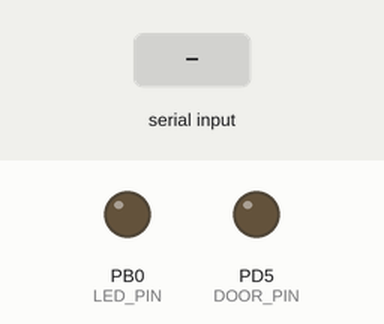
The program below on a simulated ATtiny2313, built with avr-gcc and emulated at 8 MHz. On the bench: output pins drawn as LEDs (lit = HIGH). The test bench sets the inputs (shaded band). Pins used as bus, display or sensor lines are not drawn; what the program prints to the serial monitor is not drawn.

Above: at 0.01 s.
At 1.2 s:
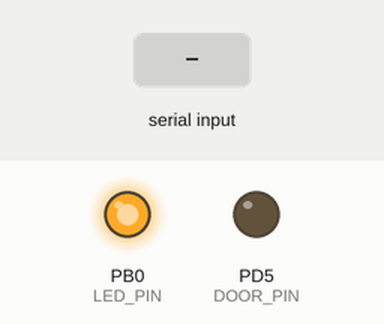
1.3 s: "r" received over Serial
3.0 s: byte 0 (0) received over Serial
4.6 s: "w" received over Serial
Timing chart, 0 to 7.6 s (numbered marks = the images above; inputs shaded):
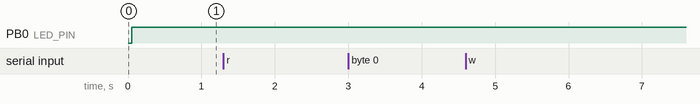

The program:

main.c
```c
#include "main.h"
#include "RFID.h"
#include "spi.h"
#include "uart.h"
#include <string.h>


//Maximum length of the array
#define MAX_TAG_COUNT	(32)

#define DoorUnlock()	do{ PORTD |= (1 << DOOR_PIN); }while(0)
#define DoorLock()		do{ PORTD &= ~(1 << DOOR_PIN); }while(0)
#define LED_on()		do{ PORTB |= (1 << LED_PIN); }while(0)
#define LED_off()		do{ PORTB &= ~(1 << LED_PIN); }while(0)
#define LED_tgl()		do{ PORTB ^= (1 << LED_PIN); }while(0)

typedef enum{
	start,
	waitMasterId,
	program,
	normal
}state_t;

uint32_t EEMEM savedIds[MAX_TAG_COUNT];
uint32_t masterId;

void setup() {
	// Configure port directions.
	// Set the chipSelectPin as digital output, do not select the slave yet
	// Set the resetPowerDownPin as digital output, do not reset or power down.
	DIR_REG = (1<<USI_DATAOUT_PIN) | (1<<USI_CLOCK_PIN) | (1 << MFRC_CS) | (1 << MFRC_RESET);

	OUT_REG = (1<<USI_DATAIN_PIN)  // Pull-ups.
				| (1 << MFRC_CS);	// Slave release for now

	DDRB |= (1 << LED_PIN);
	// Configure USI to 3-wire master mode with overflow interrupt.

	USICR = (1<<USIOIE) | (1<<USIWM0) | (1<<USICS1) | (USICS0) | (1<<USICLK);

	/* Uart init */
	DDRD |= (1 << PD1) | (1 << DOOR_PIN);
	UBRRL = (unsigned char)BAUD_PRESCALE;
	UBRRH = (BAUD_PRESCALE >> 8);
	UCSRB = (1<<TXEN) | (1<<RXEN) | (1 << RXCIE);

	RFID_Init();

	sei();

	masterId = eeprom_read_dword(&savedIds[0]);

	LED_on();
	DoorLock();
	wrIdx = 0;
	rdIdx = 0;

	_delay_ms(100);
}

/* Delays with the LED blinking.
 * Duration is in units of 100ms
 */
void LED_delay(uint8_t duration)
{
	uint8_t i;

	for(i = 0; i<duration; i++){
		LED_tgl();
		_delay_ms(100);
	}
}


/* Reads an RFID tag if present
 * returns 0 if none is present, 32-bit ID if one is read
 */
uint32_t readTagId( void )
{
	uint8_t calcChecksum;
	uint8_t status;
	uint8_t str[RFID_MSG_MAX_LEN];


	str[0] = 0;
	str[1] = 0x44;
	//Find tags, return tag type
	status = RFID_Request(str);
	//Anti-collision, return tag serial number 4 bytes
	status = RFID_Anticoll(str);

	calcChecksum = str[0] ^ str[1] ^ str[2] ^ str[3];

	uint32_t* cardId = (uint32_t*)str;

	if ((status != MI_OK) || (calcChecksum != str[4]))
	{
		*cardId = 0;
	}

	return *cardId;
}


/*
 * Checks if a tag is already saved.
 * returns true if found in EEPROM, false otherwise
 * If "add" is set, and it is not found, it will be saved
 */
bool checkTag(uint32_t ID, bool add)
{
	uint8_t i = 0;
	uint32_t temp;
	uint8_t emptySpot = 0;

	for(i = 0; i < MAX_TAG_COUNT; i++){
		temp = eeprom_read_dword(&savedIds[i]);

		if(temp == ID){
			/* Already saved */
			return true;

		}else if((temp == 0xFFFFFFFF) || (temp == 0)){
			/* found empty space, so remember this location */
			if(emptySpot == 0){
				emptySpot = i;
			}
		}
	}

	if(add){
		/* The tag was not found but should be saved */
		if(emptySpot != 0){
			/* An empty spot was found */
			eeprom_update_dword(&savedIds[emptySpot], ID);
		}/* else no more space to save a new tag */
	}

	return false;
}


void processMsg( void )
{
	uint8_t command, response;

	uart_readMsg(&command, 1);

	if(command == 'r'){
		/* respond to detected command */
		uart_print(&command, 1);

		/* start transmitting tags */
		uint8_t i;

		for(i = 0; i < MAX_TAG_COUNT; i ++){

			uint32_t tagId = eeprom_read_dword(&savedIds[i]);

			uart_print((uint8_t*)&tagId, 4);

			if(!uart_readMsg(&response, 1)){
				/* No response, so communication failed */
				break;
			}

			if(response != 1){
				/* Bad response */
				break;
			}
		}
	}else if(command == 'w'){
		/* respond to detected command */
		uart_print(&command, 1);

		/* start writing tags */
		uint8_t i;
		uint32_t msgBuffer;

		response = 1;
		for(i = 0; i < MAX_TAG_COUNT; i++){

			if(!uart_readMsg((uint8_t*)&msgBuffer, 4)){
				/* communication failed and tag id-s are not OK*/
				uart_queueClear();
				return;
			}

			eeprom_update_dword(&savedIds[i], msgBuffer);
			/* send acknowledge to confirm writing */
			uart_print(&response, 1);
		}
	}else{
		command = 0;
		uart_print(&command, 1);
		uart_queueClear();
	}
}


int main( void )
{
	uint32_t tagId;
	state_t state = start;

	setup();

	while(1){

		tagId = readTagId();

		switch(state){
			case start:
			{
				if(masterId == 0xFFFFFFFF){
					/* Not set */
					state = waitMasterId;
				}else{
					state = normal;
				}
				break;
			}

			case waitMasterId:
			{
				LED_tgl();
				if(tagId != 0){
					masterId = tagId;
					eeprom_update_dword(&savedIds[0], tagId);
					state = normal;
					LED_delay(30);	/* delay for 3 seconds so you have time to remove the master tag */
				}
				break;
			}

			case program:
			{
				LED_tgl();
				if(tagId != 0){
					checkTag(tagId, true);
					state = normal;
					LED_delay(30);
				}
				break;
			}


			default:
			{	/* normal state */
				LED_on();

				if(tagId != 0){
					if(tagId == masterId){
						state = program;
					}else if(checkTag(tagId, false)){
						DoorUnlock();
						LED_delay(50);	/* keep door unlocked for 5 seconds */
						DoorLock();
					}
				}

				if(uart_queueHasMsg()){
					processMsg();
				}

				break;
			}
		}

		_delay_ms(300);
	}
}
```

RFID.c
```c
#include "RFID.h"
#include "main.h"
#include "spi.h"


void AntennaOn(void);								// Open antennas, each time you start or shut down the natural barrier between the transmitter should be at least 1ms interval
void Write_RFID(uint8_t addr, uint8_t val);		// To a certain RFID register to write a uint8_t of data
uint8_t RFID_ToCard(uint8_t *sendData, uint8_t sendLen);	// RC522 and ISO14443 card communication

uint8_t RxBits;			                            // The number of received data bits
/*
 * Function Name: RFID_Init
 * Description: Initialize the RFID module
 * Input: None
 * Return value: None
*/
void RFID_Init(void)
{
	slaveSelect();		// Selects the SPI connected RFID module
	pwrUp();
	_delay_ms(50);          // Allows for 37.74us oscillator start-up delay


	//Timer: TPrescaler*TreloadVal/6.78MHz = 24ms
    Write_RFID(TModeReg, 0x8D);		//Tauto=1; f(Timer) = 6.78MHz/TPreScaler
    Write_RFID(TPrescalerReg, 0x3E);	//TModeReg[3..0] + TPrescalerReg
    Write_RFID(TReloadRegL, 30);
    Write_RFID(TReloadRegH, 0);

	Write_RFID(TxAutoReg, 0x40);		//100%ASK
	Write_RFID(ModeReg, 0x3D);		//CRC Initial value 0x6363	???

	Write_RFID(RFCfgReg, (0x07<<4)); // Set Rx Gain to max

	AntennaOn();		//Open the antenna
}


/*
 * Function Name: Write_RFID
 * Function Description: To a certain RFID register to write a uint8_t of data
 * Input Parameters: addr - register address; val - the value to be written
 * Return value: None
 */
void Write_RFID(uint8_t addr, uint8_t val)
{

	spi_enable(true);

	//Address Format: 0XXXXXX0, the left most "0" indicates a write
	spi((addr<<1)&0x7E);
	spi(val);

	spi_enable(false);
}


/*
 * Function Name: Read_RFID
 * Description: From a certain RFID read a uint8_t of data register
 * Input Parameters: addr - register address
 * Returns: a uint8_t of data read from the
 */
uint8_t Read_RFID(uint8_t addr)
{
	uint8_t val;

	spi_enable(true);

	//Address Format: 1XXXXXX0, the first "1" indicates a read
	spi(((addr<<1)&0x7E) | 0x80);
	val =spi(0);

	spi_enable(false);

	return val;
}

/*
 * Function Name: SetBitMask
 * Description: Set RC522 register bit
 * Input parameters: reg - register address; mask - set value
 * Return value: None
 */
void SetBitMask(uint8_t reg, uint8_t mask)
{
    uint8_t tmp;
    tmp = Read_RFID(reg);
    Write_RFID(reg, tmp | mask);  // set bit mask
}


/*
 * Function Name: ClearBitMask
 * Description: clear RC522 register bit
 * Input parameters: reg - register address; mask - clear bit value
 * Return value: None
*/
void ClearBitMask(uint8_t reg, uint8_t mask)
{
    uint8_t tmp;
    tmp = Read_RFID(reg);
    Write_RFID(reg, tmp & (~mask));  // clear bit mask
}


/*
 * Function Name: AntennaOn
 * Description: Open antennas, each time you start or shut down the natural barrier between the transmitter should be at least 1ms interval
 * Input: None
 * Return value: None
 */
void AntennaOn(void)
{
	uint8_t temp;

	temp = Read_RFID(TxControlReg);
	if (!(temp & 0x03))
	{
		SetBitMask(TxControlReg, 0x03);
	}
}


/*
 * Function Name: RFID_Request
 * Description: Find cards, read the card type number
 * Input parameters: reqMode - find cards way
 *			 TagType - Return Card Type
 *			 	0x4400 = Mifare_UltraLight
 *				0x0400 = Mifare_One(S50)
 *				0x0200 = Mifare_One(S70)
 *				0x0800 = Mifare_Pro(X)
 *				0x4403 = Mifare_DESFire
 * Return value: the successful return MI_OK
 */
uint8_t RFID_Request(uint8_t *TagType)
{
	uint8_t status;

	Write_RFID(BitFramingReg, 0x07);		//TxLastBists = BitFramingReg[2..0]	???

	TagType[0] = PICC_REQIDL;
	status = RFID_ToCard(TagType, 1);

	if ((status != MI_OK) || (RxBits != 0x10))
	{
		status = MI_ERR;
	}

	return status;
}


/*
 * Function Name: RFID_ToCard
 * Description: RC522 and ISO14443 card communication
 * Input Parameters:
 *			 sendData--RC522 sent to the card by the data
 *			 sendLen--Length of data sent
 *			 backData--Data returned from the card
 *			 backLen--Returned data bit length
 * Return value: the successful return MI_OK
 */
uint8_t RFID_ToCard(uint8_t *sendData, uint8_t sendLen)
{
    uint8_t status = MI_ERR;
    uint8_t irqEn = 0x77;
    uint8_t waitIRq = 0x30;
    uint8_t lastBits;
    uint8_t n;
    uint16_t i;

    Write_RFID(ComIrqReg, irqEn|0x80);	//Interrupt request
    ClearBitMask(ComIrqReg, 0x80);			//Clear all interrupt request bit
    SetBitMask(FIFOLevelReg, 0x80);			//FlushBuffer=1, FIFO Initialization

	Write_RFID(CommandReg, PCD_IDLE);	//NO action; Cancel the current command???

	//Writing data to the FIFO
    for (i=0; i<sendLen; i++)
    {
		Write_RFID(FIFODataReg, sendData[i]);
	}

	//Execute the command
	Write_RFID(CommandReg, PCD_TRANSCEIVE);

	SetBitMask(BitFramingReg, 0x80);		//StartSend=1,transmission of data starts


	//Waiting to receive data to complete
	i = 2000;	//i according to the clock frequency adjustment, the operator M1 card maximum waiting time 25ms???
    do
    {
		//ComIrqReg[7..0]
		//Set1 TxIRq RxIRq IdleIRq HiAlerIRq LoAlertIRq ErrIRq TimerIRq
        n = Read_RFID(ComIrqReg);
        i--;
    }
    while ((i!=0) && !(n&0x01) && !(n&waitIRq));

    ClearBitMask(BitFramingReg, 0x80);			//StartSend=0

    if (i != 0)
    {
        if(!(Read_RFID(ErrorReg) & 0x1B))	//BufferOvfl Collerr CRCErr ProtecolErr
        {
            status = MI_OK;
            if (n & irqEn & 0x01)
            {
				status = MI_NO_TAG_ERR;			//??
			}

			n = Read_RFID(FIFOLevelReg);
			lastBits = Read_RFID(ControlReg) & 0x07;
			if (lastBits)
			{
				RxBits = (n-1)*8 + lastBits;
			}
			else
			{
				RxBits = n*8;
			}

			if (n == 0)
			{
				n = 1;
			}
			if (n > RFID_MSG_MAX_LEN)
			{
				n = RFID_MSG_MAX_LEN;
			}

			//Reading the received data in FIFO
			for (i=0; i<n; i++)
			{
				sendData[i] = Read_RFID(FIFODataReg);  /* return to the same buffer */
			}

        }
        else
        {
			status = MI_ERR;
		}

    }


    return status;
}

/*
 * Function Name: RFID_Anticoll
 * Description: Anti-collision detection, reading selected card serial number card
 * Input parameters: serNum - returns 4 bytes card serial number, the first 5 bytes for the checksum byte
 * Return value: the successful return MI_OK
 */
uint8_t RFID_Anticoll(uint8_t *serNum)
{
    uint8_t status;
    uint8_t i;
	uint8_t serNumCheck=0;
    //uint unLen;

    //ClearBitMask(Status2Reg, 0x08);		//TempSensclear
    //ClearBitMask(CollReg,0x80);			//ValuesAfterColl
	Write_RFID(BitFramingReg, 0x00);		//TxLastBists = BitFramingReg[2..0]

    serNum[0] = PICC_ANTICOLL;
    serNum[1] = 0x20;
    status = RFID_ToCard(serNum, 2);

    if (status == MI_OK)
	{
		//Check card serial number
		for (i=0; i<4; i++)
		{
		 	serNumCheck ^= serNum[i];
		}
		if (serNumCheck != serNum[i])
		{
			status = MI_ERR;
		}
    }

    //SetBitMask(CollReg, 0x80);		//ValuesAfterColl=1

	//memcpy(serNum, str, 5);
    return status;
}
```

main.h
```c
#ifndef MAIN_H
#define MAIN_H

#include <stdint.h>
#include <avr/io.h>
#include <avr/interrupt.h>
#include <stdint.h>
#include <stdbool.h>
#include <util/delay.h>
#include <avr/eeprom.h>

#define DOOR_PIN 		PD5
#define LED_PIN			PB0

#endif
```

spi.c
```c
/*
 * spi.c
 *
 *  Created on: Dec 31, 2016
 *      Author: ujagaga
 */

#include "main.h"
#include "spi.h"

uint8_t spi(uint8_t val)
{
    USIDR = val;
    USISR = (1<<USIOIF);
    do {
        USICR = (1<<USIWM0)|(1<<USICS1)|(1<<USICLK)|(1<<USITC);
    } while ((USISR & (1<<USIOIF)) == 0);
    return USIDR;
}

void spi_enable(bool enable)
{
    if (enable) {
    	OUT_REG |= (1<<USI_DATAIN_PIN)|(1<<MFRC_CS);       // pull-up i.e. disabled
        DIR_REG |= (1<<USI_CLOCK_PIN)|(1<<USI_DATAOUT_PIN)|(1<<MFRC_CS);
        USICR = (1<<USIWM0)|(1<<USICS1)|(1<<USICLK);
        OUT_REG &= ~(1<<MFRC_CS);    // enable Slave
    } else {
    	OUT_REG |= (1<<MFRC_CS);     // pull-up i.e. disabled
        DIR_REG &= ~((1<<USI_CLOCK_PIN)|(1<<USI_DATAIN_PIN)|(1<<USI_DATAOUT_PIN)|(1<<MFRC_CS));
        USICR = 0;
    }
}
```

spi.h
```c
/*
 * spi.h
 *
 *  Created on: Dec 31, 2016
 *      Author: ujagaga
 */

#ifndef SPI_H_
#define SPI_H_

/* USI port and pin definitions.
 */
#define OUT_REG			PORTB	//USI port output register.
#define IN_REG			PINB	//USI port input register.
#define DIR_REG			DDRB	//USI port direction register.
#define USI_CLOCK_PIN	PB7		//USI clock I/O pin.		(SCK)
#define USI_DATAOUT_PIN	PB6		//USI data output pin. 		(MOSI)
#define USI_DATAIN_PIN	PB5		//USI data input pin. 		(MISO

#define MFRC_CS 		PB4		//							(SDA)
#define MFRC_RESET 		PB2		//							(RST)


void spi_enable( bool enable );
uint8_t spi( uint8_t val );


#endif /* SPI_H_ */
```

uart.c
```c
/*
 * uart.c
 *
 *  Created on: Dec 30, 2016
 *      Author: rada
 */

#include "main.h"
#include "uart.h"


#define RX_SIZE 		(16)
#define IDX_MASK		(RX_SIZE - 1)

uint8_t rxQueue[RX_SIZE];
volatile uint8_t wrIdx, rdIdx;

#define getRxCount()		((wrIdx - rdIdx) & IDX_MASK)
#define queueIsNotFull()	(getRxCount() < RX_SIZE)


ISR(USART_RX_vect) {
	uint8_t temp = UDR;

	if(queueIsNotFull()){
		rxQueue[wrIdx & IDX_MASK] = temp;
		wrIdx++;
	}
}


void uart_print(uint8_t* data, uint8_t len)
{
	uint8_t i = 0;

	if(len > 32){
		len = 32;
	}

	while(i < len){
		uart_printByte(data[i]);
		i++;
	}
}

bool uart_readMsg( uint8_t* data, uint8_t len)
{
	uint8_t i = 0;
	volatile uint16_t timeout = 500;

	while(getRxCount() < len){
		_delay_ms(1);
		timeout--;
		if(timeout == 0){
			/* communication failed */
			return false;
		}
	}

	for(i = 0; i < len; i++){
		data[i] = rxQueue[rdIdx & IDX_MASK];
		rdIdx++;
	}

	return true;
}
```

uart.h
```c
/*
 * uart.h
 *
 *  Created on: Dec 30, 2016
 *      Author: rada
 */

#ifndef UART_H_
#define UART_H_

#define USART_BAUDRATE 	(9600)
#define BAUD_PRESCALE 	(((( F_CPU / 16) + ( USART_BAUDRATE / 2) ) / ( USART_BAUDRATE ) ) - 1)
#define waitTxReady()	while (( UCSRA & (1 << UDRE ) ) == 0)

extern volatile uint8_t wrIdx;
extern volatile uint8_t rdIdx;

#define uart_queueHasMsg()		(wrIdx != rdIdx)
#define uart_queueClear()		(rdIdx = wrIdx)
#define uart_printByte(data)	do{	waitTxReady();	UDR = data;}while(0)

void uart_print(uint8_t* data, uint8_t len);
bool uart_readMsg( uint8_t* data, uint8_t len);

#endif /* UART_H_ */
```

Source omitted: RFID.h (9091 bytes)

Measured:
- after the input at 1.3 s, every drawn part: stays the same
- after the input at 3.0 s, every drawn part: stays the same
- after the input at 4.6 s, every drawn part: stays the same
